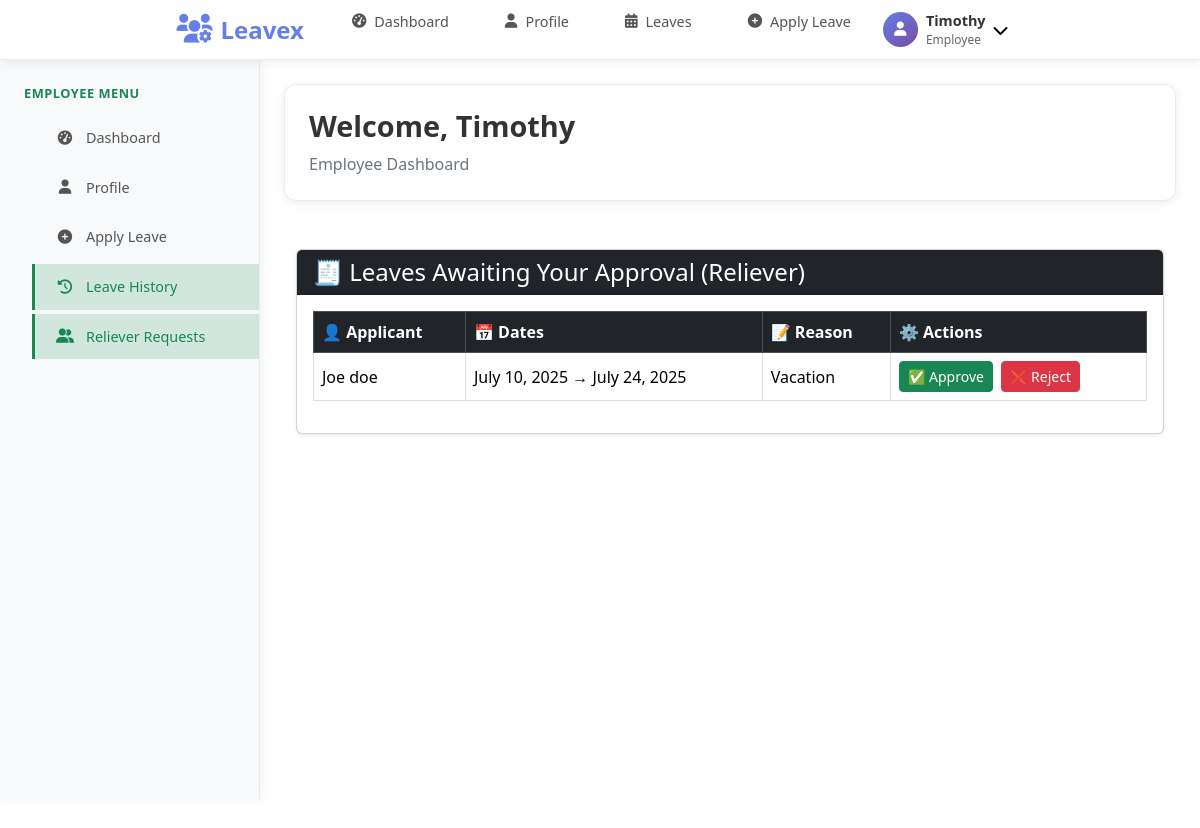
The app's page /leave/reliever/ (signed in) with its own data.
### Application/models.py (models this page shows, shortened)
class User(AbstractUser):
    ROLE_CHOICES = [
        ('admin', 'Admin'),
        ('employee', 'Employee'),
        ('hod', 'Hod'),
    ]
    email = models.EmailField(unique=True)
    role = models.CharField(max_length=20, choices=ROLE_CHOICES)
    full_name = models.CharField(max_length=100)
    phone_number = models.CharField(max_length=15, blank=True, null=True)
    date_joined = models.DateTimeField(default=timezone.now)
    is_active = models.BooleanField(default=True)
    department = models.CharField(max_length=100, blank=True, null=True)
    employee_id = models.CharField(max_length=20, unique=True, blank=True, null=True)
    hire_date = models.DateField(blank=True, null=True)
    position = models.CharField(max_length=100, blank=True, null=True)
    salary = models.DecimalField(max_digits=10, decimal_places=2, blank=True, null=True)
    manager = models.ForeignKey('self', on_delete=models.SET_NULL, blank=True, null=True)
    USERNAME_FIELD = 'email'
    REQUIRED_FIELDS = ['username', 'role', 'full_name']

class LeaveApplication(models.Model):
    STATUS_CHOICES = [
        ('pending', 'Pending'),
        ('rejected', 'Rejected'),
        ('approved', 'Approved'),
        ('cancelled', 'Cancelled'),
    ]
    REASON_CHOICE = [
    ('Vacation', 'Vacation'),
    ('Sick', 'Sick'),
    ('Maternity', 'Maternity'),
    ('Bereavement', 'Bereavement'),
    ('Unpaid', 'Unpaid'),
    ('Educational', 'Educational'),
]
    applicant = models.ForeignKey(User, related_name='leave_applications', on_delete=models.CASCADE)
    releaver = models.ForeignKey(User, related_name='releaver_requests', on_delete=models.SET_NULL, null=True)
    leave_type = models.CharField(max_length=20, choices=REASON_CHOICE ,null=True, default='Casual leave')
    start_date = models.DateField()
    end_date = models.DateField()
    reason = models.TextField()
    releaver_approved = models.BooleanField(default=False)
    hod_approved = models.BooleanField(default=False)
    admin_approved = models.BooleanField(default=False)
    final_status = models.CharField(max_length=20, choices=STATUS_CHOICES, default='pending')
    submitted_at = models.DateTimeField(auto_now_add=True)
    updated_at = models.DateTimeField(auto_now=True)

### Application/views.py (the view, shortened to what this page needs)
# urls.py: path('leave/reliever/', views.reliever_requests, name='reliever_requests'),
@login_required
def reliever_requests(request):
    if request.user.role != 'employee':
        return redirect('dashboard')
    requests = LeaveApplication.objects.filter(releaver=request.user, releaver_approved=False)
    return render(request, 'Application/reliever_requests.html', {'requests': requests})

### Application/templates/Application/reliever_requests.html (shortened to what this page needs)
{% extends 'Application/base.html' %}
{% block content %}
<div class="container mt-5">
  <div class="card shadow-sm">
    <div class="card-header bg-dark text-white">
      <h4 class="mb-0">🧾 Leaves Awaiting Your Approval (Reliever)</h4>
    </div>
    <div class="card-body">
      {% if requests %}
        <div class="table-responsive">
          <table class="table table-bordered table-hover align-middle">
            <thead class="table-dark">
              <tr>
                <th scope="col">👤 Applicant</th>
                <th scope="col">📅 Dates</th>
                <th scope="col">📝 Reason</th>
                <th scope="col">⚙️ Actions</th>
              </tr>
            </thead>
            <tbody>
              {% for req in requests %}
              <tr>
                <td>{{ req.applicant.full_name }}</td>
                <td>{{ req.start_date }} → {{ req.end_date }}</td>
                <td>{{ req.reason|default:"No reason provided." }}</td>
                <td>
                  <form method="post" class="d-flex gap-2">
                    <button name="action" value="approve" class="btn btn-sm btn-success">✅ Approve</button>
                    <button name="action" value="reject" class="btn btn-sm btn-danger">❌ Reject</button>
                  </form>
                </td>
              </tr>
              {% endfor %}
            </tbody>
          </table>
        </div>
      {% else %}
        <div class="alert alert-info text-center">
          💤 No pending leave requests awaiting your approval.
        </div>
      {% endif %}
    </div>
  </div>
</div>
{% endblock %}

### Application/templates/Application/base.html (shortened to what this page needs)
<!DOCTYPE html>
<html lang="en">
<head>
    <link href="https://cdn.jsdelivr.net/npm/bootstrap@5.3.3/dist/css/bootstrap.min.css" rel="stylesheet">
    <link href="https://cdnjs.cloudflare.com/ajax/libs/font-awesome/6.0.0/css/all.min.css" rel="stylesheet">
</head>
<body class="role-{% if user.is_authenticated %}{{ user.role }}{% else %}guest{% endif %}">
    <nav class="navbar">
        <div class="nav-container">
            <a href="#" class="logo">
                <i class="fas fa-users-cog"></i>
                Leavex
            </a>
            {% if user.is_authenticated and user.role == 'employee' %}
            <ul class="nav-links" id="navLinks">
                <li><a href="{% url 'dashboard' %}"><i class="fas fa-tachometer-alt"></i> Dashboard</a></li>
                <li><a href="{% url 'profile' %}"><i class="fas fa-user"></i> Profile</a></li>
                <li><a href="{% url 'reliever_requests' %}"><i class="fas fa-calendar-alt"></i> Leaves</a></li>
                <li><a href="{% url 'apply_leave' %}"><i class="fas fa-plus-circle"></i> Apply Leave</a></li>
            </ul>
            {% endif %}
            <div class="profile-section">
                {% if user.is_authenticated %}
                <div class="profile-dropdown">
                    <button class="profile-btn">
                        <div class="profile-avatar">
                            <i class="fas fa-user"></i>
                        </div>
                        <div class="profile-info">
                            <div class="profile-name">{{ user.first_name|default:user.username }}</div>
                            <div class="profile-role">{{ user.role|capfirst }}</div>
                        </div>
                        <i class="fas fa-chevron-down"></i>
                    </button>
                </div>
                {% else %}
                <div class="login-link">
                    <a href="{% url 'login' %}">Login</a>
                </div>
                {% endif %}
            </div>
        </div>
    </nav>
    <div class="sidebar" id="sidebar">
        {% if user.is_authenticated and user.role == 'employee' %}
        <div class="sidebar-section">
            <div class="sidebar-title">Employee Menu</div>
            <ul class="sidebar-nav">
                <li><a href="{% url 'dashboard' %}"><i class="fas fa-tachometer-alt"></i> Dashboard</a></li>
                <li><a href="{% url 'profile' %}"><i class="fas fa-user"></i> Profile</a></li>
                <li><a href="{% url 'apply_leave' %}"><i class="fas fa-plus-circle"></i> Apply Leave</a></li>
                <li><a href="{% url 'reliever_requests' %}"><i class="fas fa-history"></i> Leave History</a></li>
                <li><a href="{% url 'reliever_requests' %}"><i class="fas fa-user-friends"></i> Reliever Requests</a></li>
            </ul>
        </div>
        {% endif %}
    </div>
    <div class="content-area">
        <div class="welcome-card fade-in">
            <h1>Welcome{% if user.is_authenticated %}, {{ user.first_name|default:user.username }}{% endif %}</h1>
            <p>{% if user.is_authenticated %}{{ user.role|capfirst }} Dashboard{% else %}Please login to access your dashboard{% endif %}</p>
        </div>
        {% block content %}{% endblock %}
    </div>
</body>
</html>

### Application/templates/Application/base.html (style rules this page uses)
* { margin: 0; padding: 0; box-sizing: border-box; }
body { font-family: 'Segoe UI', Tahoma, Geneva, Verdana, sans-serif; background: #ffffff; min-height: 100vh; color: #333; }
.navbar { background: #ffffff; box-shadow: 0 2px 10px rgba(0, 0, 0, 0.08); position: fixed; top: 0; left: 0; right: 0; z-index: 1000; height: 60px; border-bottom: 1px solid #e9ecef; }
.nav-container { max-width: 1200px; margin: 0 auto; padding: 0 1.5rem; height: 100%; display: flex; align-items: center; justify-content: space-between; }
.logo { font-size: 1.5rem; font-weight: 700; color: #667eea; text-decoration: none; display: flex; align-items: center; gap: 0.5rem; transition: all 0.3s ease; }
.logo i { font-size: 1.8rem; }
.nav-links { display: flex; list-style: none; gap: 1.5rem; align-items: center; }
.nav-links li a { color: #555; text-decoration: none; font-weight: 500; padding: 0.5rem 1rem; border-radius: 8px; transition: all 0.3s ease; display: flex; align-items: center; gap: 0.5rem; font-size: 0.9rem; }
.profile-section { position: relative; }
.profile-dropdown { position: relative; }
.profile-btn { background: none; border: none; display: flex; align-items: center; gap: 0.5rem; padding: 0.5rem 1rem; border-radius: 8px; cursor: pointer; transition: all 0.3s ease; }
.profile-avatar { width: 35px; height: 35px; border-radius: 50%; background: linear-gradient(135deg, #667eea, #764ba2); display: flex; align-items: center; justify-content: center; color: white; font-weight: bold; font-size: 0.9rem; }
.profile-info { text-align: left; }
.profile-name { font-weight: 600; color: #333; font-size: 0.9rem; }
.profile-role { color: #666; font-size: 0.75rem; }
.sidebar { position: fixed; top: 60px; left: 0; background: #f8f9fa; width: 260px; height: calc(100vh - 60px); box-shadow: 2px 0 10px rgba(0, 0, 0, 0.05); padding: 1.5rem 0; overflow-y: auto; z-index: 999; border-right: 1px solid #e9ecef; }
.sidebar-section { margin-bottom: 1.5rem; }
.sidebar-title { padding: 0 1.5rem; font-size: 0.8rem; color: #6c757d; text-transform: uppercase; letter-spacing: 0.5px; margin-bottom: 0.75rem; font-weight: 600; }
.sidebar-nav { list-style: none; }
.sidebar-nav li { margin-bottom: 0.25rem; }
.sidebar-nav a { display: flex; align-items: center; gap: 0.75rem; padding: 0.75rem 1.5rem; color: #555; text-decoration: none; transition: all 0.3s ease; position: relative; font-size: 0.9rem; }
.sidebar-nav a::before { content: ''; position: absolute; left: 0; top: 0; bottom: 0; width: 3px; background: #667eea; transform: scaleY(0); transition: transform 0.3s ease; }
.sidebar-nav a:hover::before, .sidebar-nav a.active::before { transform: scaleY(1); }
.sidebar-nav a:hover, .sidebar-nav a.active { background: #e3f2fd; color: #667eea; }
.sidebar-nav i { width: 18px; text-align: center; font-size: 0.9rem; }
.content-area { margin-left: 260px; margin-top: 60px; padding: 1.5rem; min-height: calc(100vh - 60px); }
.welcome-card { background: #ffffff; border-radius: 12px; padding: 1.5rem; box-shadow: 0 2px 10px rgba(0, 0, 0, 0.08); margin-bottom: 1.5rem; border: 1px solid #e9ecef; }
.welcome-card h1 { color: #333; margin-bottom: 0.5rem; font-size: 1.8rem; font-weight: 600; }
.welcome-card p { color: #6c757d; font-size: 1rem; margin: 0; }
@media (min-width: 769px) { .sidebar { transform: translateX(0); } }
.fade-in { animation: fadeIn 0.5s ease-in; }
.role-employee .sidebar-section:first-child .sidebar-title { color: #198754; }
.role-employee .sidebar-nav a:hover, .role-employee .sidebar-nav a.active { background: #d1e7dd; color: #198754; }
.role-employee .sidebar-nav a::before { background: #198754; }

### records on screen
User: first_name "Timothy", role "Employee"
LeaveApplication: applicant.full_name "Joe doe", start_date "July 10, 2025", end_date "July 24, 2025", reason "Vacation"
